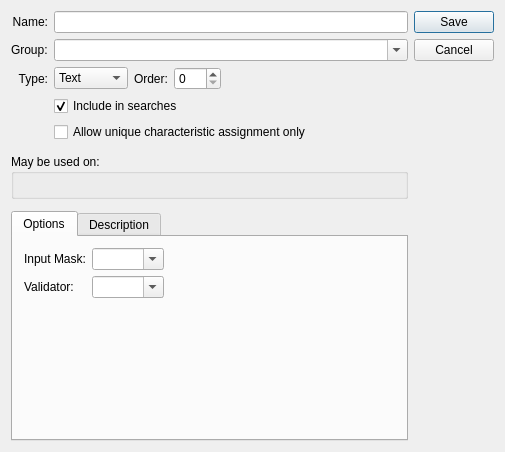
<?xml version="1.0" encoding="UTF-8"?>
<ui version="4.0">
 <comment>This file is part of the xTuple ERP: PostBooks Edition, a free and
open source Enterprise Resource Planning software suite,
Copyright (c) 1999-2018 by OpenMFG LLC, d/b/a xTuple.
It is licensed to you under the Common Public Attribution License
version 1.0, the full text of which (including xTuple-specific Exhibits)
is available at www.xtuple.com/CPAL.  By using this software, you agree
to be bound by its terms.</comment>
 <class>characteristic</class>
 <widget class="QDialog" name="characteristic">
  <property name="geometry">
   <rect>
    <x>0</x>
    <y>0</y>
    <width>505</width>
    <height>452</height>
   </rect>
  </property>
  <property name="windowTitle">
   <string>Characteristic</string>
  </property>
  <layout class="QGridLayout" name="gridLayout_9">
   <property name="verticalSpacing">
    <number>12</number>
   </property>
   <item row="0" column="0">
    <layout class="QGridLayout" name="gridLayout_7">
     <item row="4" column="1">
      <widget class="QCheckBox" name="_unique">
       <property name="text">
        <string>Allow unique characteristic assignment only</string>
       </property>
       <property name="checked">
        <bool>false</bool>
       </property>
      </widget>
     </item>
     <item row="2" column="0">
      <widget class="QLabel" name="_typeLit">
       <property name="text">
        <string>Type:</string>
       </property>
       <property name="alignment">
        <set>Qt::AlignRight|Qt::AlignTrailing|Qt::AlignVCenter</set>
       </property>
      </widget>
     </item>
     <item row="2" column="1">
      <layout class="QHBoxLayout" name="horizontalLayout_2">
       <item>
        <widget class="XComboBox" name="_type">
         <item>
          <property name="text">
           <string>Text</string>
          </property>
         </item>
         <item>
          <property name="text">
           <string>List</string>
          </property>
         </item>
         <item>
          <property name="text">
           <string>Date</string>
          </property>
         </item>
         <item>
          <property name="text">
           <string>Number</string>
          </property>
         </item>
        </widget>
       </item>
       <item>
        <widget class="QLabel" name="_orderLit">
         <property name="text">
          <string>Order:</string>
         </property>
        </widget>
       </item>
       <item>
        <widget class="QSpinBox" name="_order">
         <property name="maximum">
          <number>999</number>
         </property>
        </widget>
       </item>
       <item>
        <spacer name="horizontalSpacer_2">
         <property name="orientation">
          <enum>Qt::Horizontal</enum>
         </property>
         <property name="sizeHint" stdset="0">
          <size>
           <width>40</width>
           <height>20</height>
          </size>
         </property>
        </spacer>
       </item>
      </layout>
     </item>
     <item row="3" column="1">
      <widget class="QCheckBox" name="_search">
       <property name="text">
        <string>Include in searches</string>
       </property>
       <property name="checked">
        <bool>true</bool>
       </property>
      </widget>
     </item>
     <item row="0" column="0">
      <widget class="QLabel" name="_nameLit">
       <property name="text">
        <string>Name:</string>
       </property>
       <property name="alignment">
        <set>Qt::AlignRight|Qt::AlignTrailing|Qt::AlignVCenter</set>
       </property>
       <property name="buddy">
        <cstring>_name</cstring>
       </property>
      </widget>
     </item>
     <item row="0" column="1">
      <widget class="XLineEdit" name="_name"/>
     </item>
     <item row="1" column="0">
      <widget class="QLabel" name="_charGroupLit">
       <property name="text">
        <string>Group:</string>
       </property>
      </widget>
     </item>
     <item row="1" column="1">
      <widget class="XComboBox" name="_charGroup">
       <property name="editable">
        <bool>true</bool>
       </property>
       <property name="allowNull">
        <bool>true</bool>
       </property>
       <property name="defaultCode">
        <enum>XComboBox::None</enum>
       </property>
      </widget>
     </item>
    </layout>
   </item>
   <item row="0" column="1">
    <widget class="QDialogButtonBox" name="_buttonBox">
     <property name="orientation">
      <enum>Qt::Vertical</enum>
     </property>
     <property name="standardButtons">
      <set>QDialogButtonBox::Cancel|QDialogButtonBox::Save</set>
     </property>
    </widget>
   </item>
   <item row="1" column="0">
    <widget class="QGroupBox" name="_useGroup">
     <property name="title">
      <string>May be used on:</string>
     </property>
     <layout class="QGridLayout" name="gridLayout_2"/>
    </widget>
   </item>
   <item row="2" column="0">
    <widget class="QTabWidget" name="_tab">
     <property name="currentIndex">
      <number>0</number>
     </property>
     <widget class="QWidget" name="_optionsPage">
      <attribute name="title">
       <string>Options</string>
      </attribute>
      <layout class="QGridLayout" name="gridLayout_8">
       <item row="0" column="0">
        <widget class="QStackedWidget" name="_stackedWidget">
         <property name="currentIndex">
          <number>0</number>
         </property>
         <widget class="QWidget" name="_textPage">
          <layout class="QGridLayout" name="gridLayout_3">
           <property name="margin">
            <number>0</number>
           </property>
           <item row="0" column="0">
            <layout class="QVBoxLayout" name="verticalLayout">
             <item>
              <layout class="QHBoxLayout" name="horizontalLayout">
               <item>
                <layout class="QGridLayout" name="gridLayout">
                 <item row="0" column="0">
                  <widget class="QLabel" name="_maskLit">
                   <property name="text">
                    <string>Input Mask:</string>
                   </property>
                  </widget>
                 </item>
                 <item row="0" column="1">
                  <widget class="XComboBox" name="_mask">
                   <property name="editable">
                    <bool>true</bool>
                   </property>
                   <property name="allowNull">
                    <bool>true</bool>
                   </property>
                  </widget>
                 </item>
                 <item row="1" column="0">
                  <widget class="QLabel" name="_validatorLit">
                   <property name="text">
                    <string>Validator:</string>
                   </property>
                  </widget>
                 </item>
                 <item row="1" column="1">
                  <widget class="XComboBox" name="_validator">
                   <property name="editable">
                    <bool>true</bool>
                   </property>
                   <property name="allowNull">
                    <bool>true</bool>
                   </property>
                   <property name="nullStr">
                    <string/>
                   </property>
                  </widget>
                 </item>
                </layout>
               </item>
               <item>
                <spacer name="horizontalSpacer">
                 <property name="orientation">
                  <enum>Qt::Horizontal</enum>
                 </property>
                 <property name="sizeHint" stdset="0">
                  <size>
                   <width>0</width>
                   <height>20</height>
                  </size>
                 </property>
                </spacer>
               </item>
              </layout>
             </item>
             <item>
              <spacer name="verticalSpacer">
               <property name="orientation">
                <enum>Qt::Vertical</enum>
               </property>
               <property name="sizeHint" stdset="0">
                <size>
                 <width>20</width>
                 <height>40</height>
                </size>
               </property>
              </spacer>
             </item>
            </layout>
           </item>
          </layout>
         </widget>
         <widget class="QWidget" name="_listPage">
          <layout class="QGridLayout" name="gridLayout_4">
           <property name="margin">
            <number>0</number>
           </property>
           <item row="0" column="1">
            <layout class="QVBoxLayout" name="verticalLayout_2">
             <item>
              <widget class="QPushButton" name="_new">
               <property name="text">
                <string>New</string>
               </property>
              </widget>
             </item>
             <item>
              <widget class="QPushButton" name="_delete">
               <property name="enabled">
                <bool>false</bool>
               </property>
               <property name="text">
                <string>Delete</string>
               </property>
              </widget>
             </item>
             <item>
              <spacer name="verticalSpacer_2">
               <property name="orientation">
                <enum>Qt::Vertical</enum>
               </property>
               <property name="sizeHint" stdset="0">
                <size>
                 <width>20</width>
                 <height>40</height>
                </size>
               </property>
              </spacer>
             </item>
            </layout>
           </item>
           <item row="0" column="0">
            <widget class="QTreeView" name="_charoptView"/>
           </item>
          </layout>
         </widget>
         <widget class="QWidget" name="_datePage">
          <layout class="QGridLayout" name="gridLayout_5">
           <item row="0" column="0">
            <widget class="QLabel" name="label">
             <property name="text">
              <string>No Options</string>
             </property>
             <property name="alignment">
              <set>Qt::AlignCenter</set>
             </property>
            </widget>
           </item>
          </layout>
         </widget>
         <widget class="QWidget" name="_numberPage">
          <layout class="QVBoxLayout" name="verticalLayout_3">
           <item>
            <widget class="QLabel" name="label_2">
             <property name="text">
              <string>No Options</string>
             </property>
             <property name="alignment">
              <set>Qt::AlignCenter</set>
             </property>
            </widget>
           </item>
          </layout>
         </widget>
        </widget>
       </item>
      </layout>
     </widget>
     <widget class="QWidget" name="_descripPage">
      <attribute name="title">
       <string>Description</string>
      </attribute>
      <layout class="QGridLayout" name="gridLayout_6">
       <item row="0" column="0">
        <widget class="XTextEdit" name="_description"/>
       </item>
      </layout>
     </widget>
    </widget>
   </item>
  </layout>
 </widget>
 <layoutdefault spacing="6" margin="11"/>
 <customwidgets>
  <customwidget>
   <class>XComboBox</class>
   <extends>QComboBox</extends>
   <header>xcombobox.h</header>
  </customwidget>
  <customwidget>
   <class>XLineEdit</class>
   <extends>QLineEdit</extends>
   <header>xlineedit.h</header>
   <container>1</container>
  </customwidget>
  <customwidget>
   <class>XTextEdit</class>
   <extends>QTextEdit</extends>
   <header>xtextedit.h</header>
  </customwidget>
 </customwidgets>
 <tabstops>
  <tabstop>_name</tabstop>
  <tabstop>_charGroup</tabstop>
  <tabstop>_type</tabstop>
  <tabstop>_order</tabstop>
  <tabstop>_tab</tabstop>
  <tabstop>_mask</tabstop>
  <tabstop>_validator</tabstop>
  <tabstop>_charoptView</tabstop>
  <tabstop>_new</tabstop>
  <tabstop>_delete</tabstop>
  <tabstop>_description</tabstop>
  <tabstop>_buttonBox</tabstop>
 </tabstops>
 <resources/>
 <connections>
  <connection>
   <sender>_buttonBox</sender>
   <signal>rejected()</signal>
   <receiver>characteristic</receiver>
   <slot>close()</slot>
   <hints>
    <hint type="sourcelabel">
     <x>420</x>
     <y>99</y>
    </hint>
    <hint type="destinationlabel">
     <x>233</x>
     <y>223</y>
    </hint>
   </hints>
  </connection>
  <connection>
   <sender>_type</sender>
   <signal>currentIndexChanged(int)</signal>
   <receiver>_stackedWidget</receiver>
   <slot>setCurrentIndex(int)</slot>
   <hints>
    <hint type="sourcelabel">
     <x>549</x>
     <y>25</y>
    </hint>
    <hint type="destinationlabel">
     <x>309</x>
     <y>287</y>
    </hint>
   </hints>
  </connection>
 </connections>
</ui>
